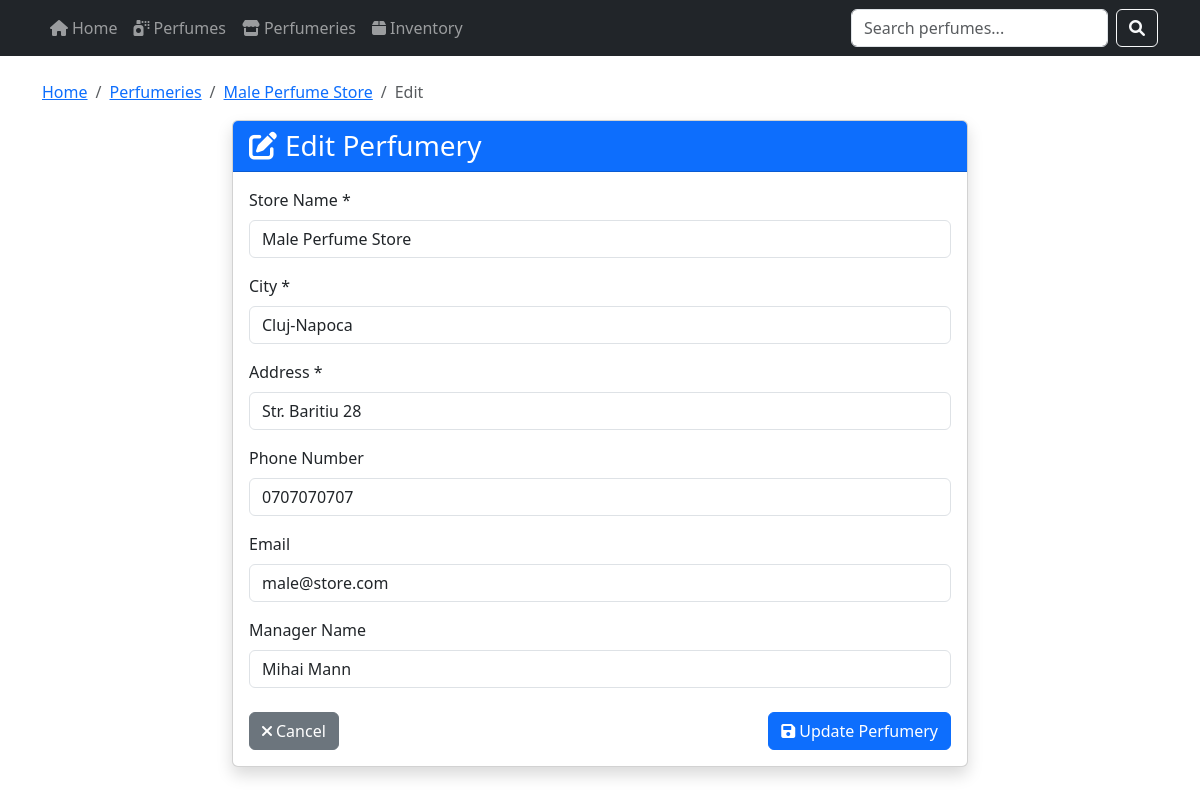
The page /perfumeries/1/edit on the database its author committed.
### models/db_models.py (models this page shows, shortened)
class Perfumery(Base):
    __tablename__ = "perfumeries"
    id = Column(Integer, primary_key=True, index=True)
    name = Column(String(100), nullable=False)
    address = Column(String(255), nullable=False)
    city = Column(String(100), nullable=False)
    phone = Column(String(20))
    email = Column(String(100))
    manager_name = Column(String(100))
    inventories = relationship("Inventory", back_populates="perfumery", cascade="all, delete-orphan")

### views/perfumery_views.py (the view)
def edit_perfumery_form(perfumery_id):
    db = next(get_db())
    view = FlaskPerfumeryDetailView()
    presenter = PerfumeryDetailPresenter(db, view)
    return presenter.show_edit_form(perfumery_id)

### database.py (called while the page is built)
def get_db():
    db = SessionLocal()
    try:
        yield db
    finally:
        db.close()

### models/repository/perfumery_repository.py (called while the page is built)
    def get_by_id(self, perfumery_id: int) -> Optional[Perfumery]:
        return self.db.query(Perfumery).filter(Perfumery.id == perfumery_id).first()

### presenters/perfumery_detail_presenter.py (called while the page is built)
    def show_edit_form(self, perfumery_id: int):
        try:
            perfumery = self.perfumery_repository.get_by_id(perfumery_id)
            if not perfumery:
                self.view.display_error("Perfumery not found")
                return self.view.redirect_to_list()
            perfumery_data = self._convert_perfumery_to_dict(perfumery)
            return self.view.show_edit_form(perfumery_data)
        except Exception as e:
            self.view.display_error(str(e))
            return self.view.redirect_to_list()

    def _convert_perfumery_to_dict(self, perfumery) -> Dict[str, Any]:
        return {
            'id': perfumery.id,
            'name': perfumery.name,
            'address': perfumery.address,
            'city': perfumery.city,
            'phone': perfumery.phone,
            'email': perfumery.email,
            'manager_name': perfumery.manager_name
        }

### views/flask_views.py (called while the page is built)
    def show_edit_form(self, perfumery: Dict[str, Any]) -> None:
        return render_template('perfumeries/edit.html', perfumery=perfumery)

### views/templates/perfumeries/edit.html (shortened to what this page needs)
{% extends "layout.html" %}
{% block content %}
<nav aria-label="breadcrumb">
  <ol class="breadcrumb">
    <li class="breadcrumb-item"><a href="{{ url_for('home') }}">Home</a></li>
    <li class="breadcrumb-item"><a href="{{ url_for('list_perfumeries') }}">Perfumeries</a></li>
    <li class="breadcrumb-item"><a href="{{ url_for('show_perfumery', perfumery_id=perfumery.id) }}">{{ perfumery.name }}</a></li>
    <li class="breadcrumb-item active" aria-current="page">Edit</li>
  </ol>
</nav>
<div class="row">
    <div class="col-lg-8 mx-auto">
        <div class="card shadow">
            <div class="card-header bg-primary text-white">
                <h1 class="h3 mb-0"><i class="fas fa-edit me-2"></i>Edit Perfumery</h1>
            </div>
            <div class="card-body">
                <form action="{{ url_for('update_perfumery', perfumery_id=perfumery.id) }}" method="post">
                    <div class="mb-3">
                        <label for="name" class="form-label">Store Name *</label>
                        <input type="text" class="form-control" id="name" name="name" value="{{ perfumery.name }}" required>
                    </div>
                    <div class="mb-3">
                        <label for="city" class="form-label">City *</label>
                        <input type="text" class="form-control" id="city" name="city" value="{{ perfumery.city }}" required>
                    </div>
                    <div class="mb-3">
                        <label for="address" class="form-label">Address *</label>
                        <input type="text" class="form-control" id="address" name="address" value="{{ perfumery.address }}" required>
                    </div>
                    <div class="mb-3">
                        <label for="phone" class="form-label">Phone Number</label>
                        <input type="tel" class="form-control" id="phone" name="phone" value="{{ perfumery.phone or '' }}">
                    </div>
                    <div class="mb-3">
                        <label for="email" class="form-label">Email</label>
                        <input type="email" class="form-control" id="email" name="email" value="{{ perfumery.email or '' }}">
                    </div>
                    <div class="mb-4">
                        <label for="manager_name" class="form-label">Manager Name</label>
                        <input type="text" class="form-control" id="manager_name" name="manager_name" value="{{ perfumery.manager_name or '' }}">
                    </div>
                    <div class="d-flex justify-content-between">
                        <a href="{{ url_for('show_perfumery', perfumery_id=perfumery.id) }}" class="btn btn-secondary">
                            <i class="fas fa-times me-1"></i>Cancel
                        </a>
                        <button type="submit" class="btn btn-primary">
                            <i class="fas fa-save me-1"></i>Update Perfumery
                        </button>
                    </div>
                </form>
            </div>
        </div>
    </div>
</div>
{% endblock %}

### rows shown on the page
Perfumery: name "Male Perfume Store", city "Cluj-Napoca", address "Str. Baritiu 28", phone "0707070707", email "male@store.com", manager_name "Mihai Mann"
